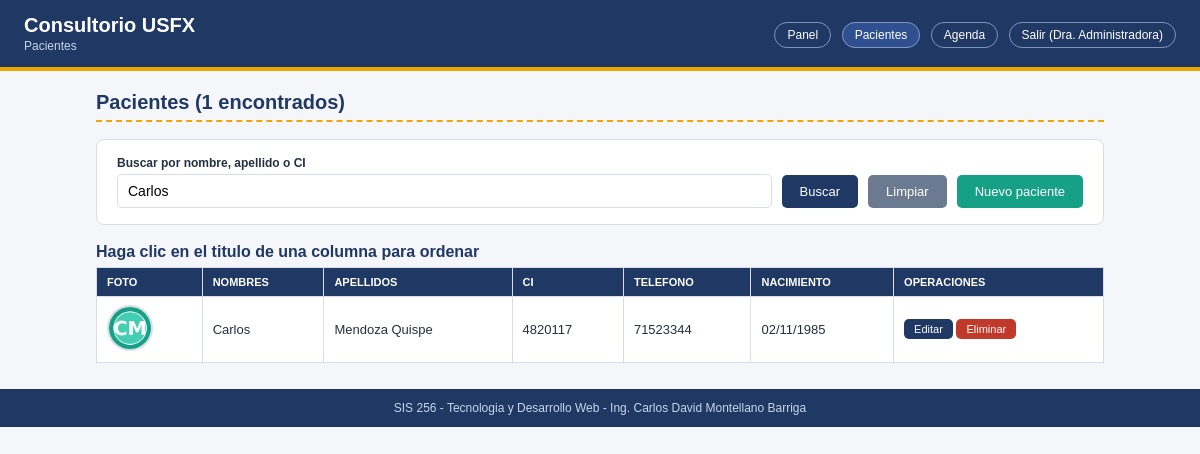
/Laboratorio3/listar.php?buscar=Carlos (signed in), run on the app's committed database.
### tables this page shows
CREATE TABLE pacientes (
  id INT AUTO_INCREMENT PRIMARY KEY,
  fotografia VARCHAR(100) NOT NULL DEFAULT '',
  nombres VARCHAR(60) NOT NULL,
  apellidos VARCHAR(60) NOT NULL,
  ci VARCHAR(20) NOT NULL,
  telefono VARCHAR(20) NOT NULL,
  fecha_nacimiento DATE NOT NULL
);

### Laboratorio3/listar.php (the view, shortened to what this page needs)
<?php
require_once "conexion.php";
require_once "funciones.php";
$buscar = trim($_GET["buscar"] ?? "");
$orden  = $_GET["orden"] ?? "nombres";
$sql = "SELECT id, fotografia, nombres, apellidos, ci, telefono, fecha_nacimiento
        FROM pacientes
        WHERE nombres LIKE ? OR apellidos LIKE ? OR ci LIKE ?
        ORDER BY $orden ASC";
$stmt  = $conn->prepare($sql);
$param = "%" . $buscar . "%";
$stmt->bind_param("sss", $param, $param, $param);
$stmt->execute();
$resultado = $stmt->get_result();
$esAdmin = ($_SESSION["rol"] ?? "") === "admin";
$q = urlencode($buscar);
include "menu.php";
?>
<h2>Pacientes (<?= $resultado->num_rows ?> encontrados)</h2>
<form method="GET" action="listar.php" class="panel">
    <div class="barra">
        <div style="flex:1 1 240px">
            <label for="buscar">Buscar por nombre, apellido o CI</label>
            <input type="text" id="buscar" name="buscar" value="<?= e($buscar) ?>">
        </div>
        <button type="submit" class="boton">Buscar</button>
        <a href="listar.php" class="boton boton-sec">Limpiar</a>
        <?php if ($esAdmin): ?>
            <a href="form_insertar.php" class="boton boton-ok">Nuevo paciente</a>
        <?php endif; ?>
    </div>
</form>
<?php if ($resultado->num_rows > 0): ?>
<table>
    <caption>Haga clic en el titulo de una columna para ordenar</caption>
    <thead>
        <tr>
            <th>Foto</th>
            <th><a href="listar.php?orden=nombres&buscar=<?= $q ?>">Nombres</a></th>
            <th><a href="listar.php?orden=apellidos&buscar=<?= $q ?>">Apellidos</a></th>
            <th><a href="listar.php?orden=ci&buscar=<?= $q ?>">CI</a></th>
            <th>Telefono</th>
            <th><a href="listar.php?orden=fecha_nacimiento&buscar=<?= $q ?>">Nacimiento</a></th>
            <?php if ($esAdmin): ?><th>Operaciones</th><?php endif; ?>
        </tr>
    </thead>
    <tbody>
    <?php while ($f = $resultado->fetch_assoc()): ?>
        <tr>
            <td>
                <?php if ($f["fotografia"] !== "" && file_exists(__DIR__ . "/images/" . $f["fotografia"])): ?>
                    <img class="foto" src="images/<?= e($f["fotografia"]) ?>" alt="Foto de <?= e($f["nombres"]) ?>">
                <?php else: ?>
                    <div class="sinfoto">S/F</div>
                <?php endif; ?>
            </td>
            <td><?= e($f["nombres"]) ?></td>
            <td><?= e($f["apellidos"]) ?></td>
            <td><?= e($f["ci"]) ?></td>
            <td><?= e($f["telefono"]) ?></td>
            <td><?= e(date("d/m/Y", strtotime($f["fecha_nacimiento"]))) ?></td>
            <?php if ($esAdmin): ?>
            <td>
                <a class="boton mini" href="form_editar.php?id=<?= (int)$f["id"] ?>">Editar</a>
                <a class="boton boton-no mini eliminar" href="delete.php?id=<?= (int)$f["id"] ?>"
                   data-confirmar="Seguro que desea eliminar a este paciente?">Eliminar</a>
            </td>
            <?php endif; ?>
        </tr>
    <?php endwhile; ?>
    </tbody>
</table>
<?php else: ?>
    <div class="aviso aviso-error">No se encontraron pacientes que coincidan con la busqueda.</div>
<?php endif; ?>

### Laboratorio3/estilos.css (style rules this page uses)
:root { --azul: #1f3864; --azul-claro: #2e5090; --dorado: #f0a500; --verde: #16a085; --rojo: #c0392b; --gris: #f4f6f9; --borde: #d8dee9; --texto: #22303f; }
* { box-sizing: border-box; }
body { margin: 0; font-family: Arial, Helvetica, sans-serif; background: var(--gris); color: var(--texto); }
h2 { color: var(--azul); border-bottom: 2px dashed var(--dorado); padding-bottom: 6px; font-size: 20px; }
.panel { background: #fff; border: 1px solid var(--borde); border-radius: 8px; padding: 16px 20px; margin-bottom: 18px; }
.barra { display: flex; gap: 10px; align-items: flex-end; flex-wrap: wrap; }
label { display: block; font-size: 12px; font-weight: bold; margin-bottom: 4px; }
input[type="text"], input[type="email"], input[type="password"], input[type="date"], input[type="time"], input[type="file"], select, textarea { width: 100%; padding: 8px 10px; border: 1px solid var(--borde); border-radius: 5px; font-size: 14px; background: #fff; }
.boton { display: inline-block; background: var(--azul); color: #fff; border: none; border-radius: 5px; padding: 9px 18px; font-size: 13px; cursor: pointer; text-decoration: none; transition: background .2s; }
.boton-ok { background: var(--verde); }
.boton-no { background: var(--rojo); }
.boton-sec { background: #6b7a90; }
.mini { padding: 4px 10px; font-size: 11px; }
table { width: 100%; border-collapse: collapse; background: #fff; }
caption { text-align: left; font-weight: bold; color: var(--azul); padding-bottom: 6px; }
th, td { border: 1px solid var(--borde); padding: 8px 10px; font-size: 13px; text-align: left; vertical-align: middle; }
thead th { background: var(--azul); color: #fff; text-transform: uppercase; font-size: 11px; }
thead th a { color: #fff; text-decoration: none; }
.foto { width: 46px; height: 46px; border-radius: 50%; object-fit: cover; border: 2px solid var(--borde); }

### data on the page
pacientes: fotografia (picture), nombres "Carlos", apellidos "Mendoza Quispe", ci "4820117", telefono "71523344", fecha_nacimiento "02/11/1985"

### other printed values
$subtitulo "Pacientes"
$_SESSION["nombre"] "Dra. Administradora"
$resultado->num_rows "1"
